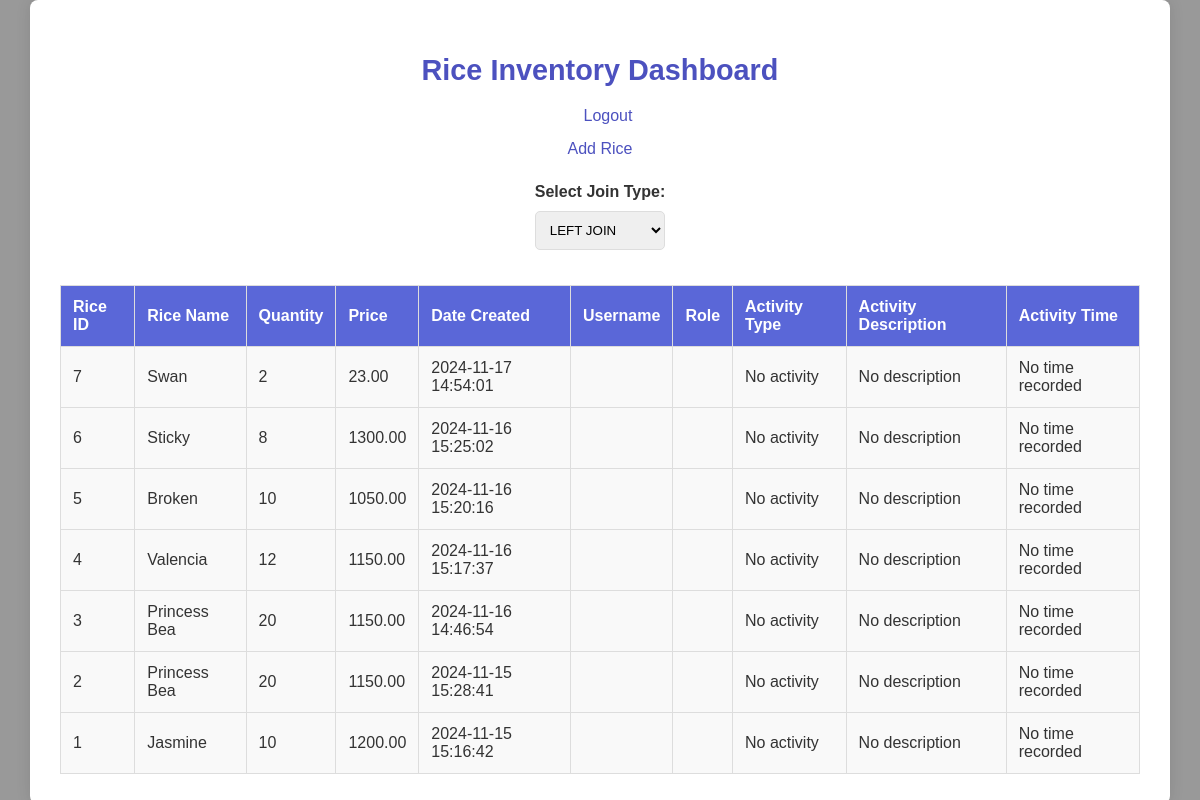
Page /dashboard.php (signed in) on the committed database.
### tables this page shows
CREATE TABLE `inventory` (
  `RiceID` int(11) NOT NULL,
  `RiceName` varchar(100) NOT NULL,
  `Quantity` int(11) NOT NULL,
  `Price` decimal(10,2) NOT NULL,
  `created_at` timestamp NOT NULL DEFAULT current_timestamp()
);

### dashboard.php (the view, shortened to what this page needs)
<?php
include 'dbconnect.php';
$joinType = 'LEFT JOIN';
$inventory_query = "
    SELECT
        inventory.RiceID,
        inventory.RiceName,
        inventory.Quantity,
        inventory.Price,
        inventory.created_at,
        users.UserName,
        roles.RoleName,
        activitylogs.ActivityType,
        activitylogs.ActivityDescription,
        activitylogs.ActivityTime
    FROM
        inventory
    $joinType
        inventoryupdates ON inventory.RiceID = inventoryupdates.RiceID
    $joinType
        activitylogs ON activitylogs.UserID = inventoryupdates.UserID
    $joinType
        users ON activitylogs.UserID = users.UserID
    $joinType
        roles ON users.RoleID = roles.RoleID
    ORDER BY
        inventory.created_at DESC";
$inventory_result = $conn->query($inventory_query);
?>
<!DOCTYPE html>
<html lang="en">
<head>
    <link rel="stylesheet" href="css/style.css">
</head>
<body>
    <div class="container">
        <h2>Rice Inventory Dashboard</h2>
        <div class="tabs">
            <a href="logout.php" class="tab-link">Logout</a>
            <a href="addrice.php" class="tab-link">Add Rice</a>
        </div>
        <form method="POST" action="">
            <label for="join_type">Select Join Type:</label>
            <select name="join_type" id="join_type" onchange="this.form.submit()">
                <option value="LEFT JOIN" <?php if ($joinType == 'LEFT JOIN') echo 'selected'; ?>>LEFT JOIN</option>
            </select>
        </form>
        <table class="dashboard-table">
            <tr>
                <th>Rice ID</th>
                <th>Rice Name</th>
                <th>Quantity</th>
                <th>Price</th>
                <th>Date Created</th>
                <th>Username</th>
                <th>Role</th>
                <th>Activity Type</th>
                <th>Activity Description</th>
                <th>Activity Time</th>
            </tr>
            <?php while ($row = $inventory_result->fetch_assoc()): ?>
                <tr>
                    <td><?php echo $row["RiceID"]; ?></td>
                    <td><?php echo $row["RiceName"]; ?></td>
                    <td><?php echo $row["Quantity"]; ?></td>
                    <td><?php echo $row["Price"]; ?></td>
                    <td><?php echo $row["created_at"]; ?></td>
                    <td><?php echo $row["UserName"]; ?></td>
                    <td><?php echo $row["RoleName"]; ?></td>
                    <td><?php echo $row["ActivityType"] ? $row["ActivityType"] : 'No activity'; ?></td>
                    <td><?php echo $row["ActivityDescription"] ? $row["ActivityDescription"] : 'No description'; ?></td>
                    <td><?php echo $row["ActivityTime"] ? $row["ActivityTime"] : 'No time recorded'; ?></td>
                </tr>
            <?php endwhile; ?>
        </table>
    </div>
</body>
</html>

### css/style.css (style rules this page uses)
body { font-family: Arial, sans-serif; background-color: rgba(0, 0, 0, 0.4); color: #333; margin: 0; padding: 0; display: flex; justify-content: center; align-items: center; min-height: 100vh; }
.register-container, .login-container, .container { width: 90%; max-width: 1200px; padding: 30px; background-color: #ffffff; border-radius: 8px; box-shadow: 0 0 15px rgba(0, 0, 0, 0.1); margin: 0 auto; }
h2 { text-align: center; color: #4c51bf; margin-bottom: 20px; font-size: 1.8em; }
label { display: block; font-weight: bold; margin: 10px 0 5px; color: #333; }
input[type="text"], input[type="password"], select { width: 100%; padding: 10px; margin: 5px 0 15px; border: 1px solid #ddd; border-radius: 5px; box-sizing: border-box; }
a { color: #4c51bf; text-decoration: none; display: block; text-align: right; margin-bottom: 15px; }
.dashboard-table { width: 100%; border-collapse: collapse; margin-top: 20px; }
.dashboard-table th, .dashboard-table td { border: 1px solid #ddd; padding: 12px; text-align: left; }
.dashboard-table th { background-color: #5a67d8; color: #ffffff; font-weight: bold; }
.dashboard-table td { background-color: #f9f9f9; }
.container { display: flex; flex-direction: column; align-items: center; }

### rows in the picture
inventory: RiceID "7", RiceName "Swan", Quantity "2", Price "23.00", created_at "2024-11-17 14:54:01"
inventory: RiceID "6", RiceName "Sticky", Quantity "8", Price "1300.00", created_at "2024-11-16 15:25:02"
inventory: RiceID "5", RiceName "Broken", Quantity "10", Price "1050.00", created_at "2024-11-16 15:20:16"
inventory: RiceID "4", RiceName "Valencia", Quantity "12", Price "1150.00", created_at "2024-11-16 15:17:37"
inventory: RiceID "3", RiceName "Princess Bea", Quantity "20", Price "1150.00", created_at "2024-11-16 14:46:54"
inventory: RiceID "2", RiceName "Princess Bea", Quantity "20", Price "1150.00", created_at "2024-11-15 15:28:41"
inventory: RiceID "1", RiceName "Jasmine", Quantity "10", Price "1200.00", created_at "2024-11-15 15:16:42"
